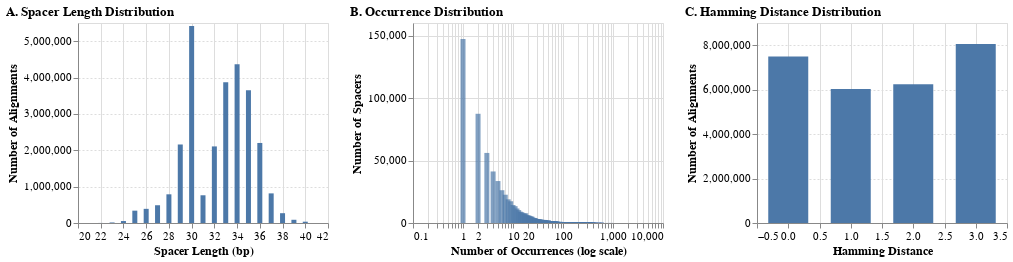

Here is the notebook cell this chart was saved with:
### Code cell
# Create distribution plots
combined_chart = plot_spacer_distributions(
    results_df=results_hamming3,
    spacer_counts_with_tools=spacer_counts_with_tools
)
combined_chart

### Figure 1 — Vega-Lite specification as saved in the notebook (floating-point values rounded to 4 significant figures; data arrays with more than 128 entries replaced by an {"elided": "..."} marker saying what was removed)
{"config": {"view": {"continuousWidth": 300, "continuousHeight": 300}, "axis": {"labelFontSize": 11, "titleFontSize": 12}, "title": {"anchor": "start", "fontSize": 13}}, "hconcat": [{"data": {"name": "data-8c2738d01d5e9d55349fed95ebf3b530"}, "mark": {"type": "bar"}, "encoding": {"x": {"axis": {"grid": true}, "field": "spacer_length", "title": "Spacer Length (bp)", "type": "quantitative"}, "y": {"axis": {"grid": true, "gridDash": [2, 2], "title": "Number of Alignments"}, "field": "count", "type": "quantitative"}}, "height": 200, "title": "A. Spacer Length Distribution", "width": 250}, {"data": {"name": "data-e8a00ea149409ed1c12e06b4944fef94"}, "mark": {"type": "bar", "opacity": 0.7}, "encoding": {"x": {"field": "n_occurrences", "scale": {"type": "log"}, "title": "Number of Occurrences (log scale)", "type": "quantitative"}, "y": {"field": "count", "title": "Number of Spacers", "type": "quantitative"}}, "height": 200, "title": "B. Occurrence Distribution", "width": 250}, {"data": {"name": "data-b7c39d90ea24de5db2e6c298eb8152dd"}, "mark": {"type": "bar", "width": 40}, "encoding": {"x": {"axis": {"grid": true}, "field": "distance_hamming", "title": "Hamming Distance", "type": "quantitative"}, "y": {"axis": {"grid": true, "gridDash": [2, 2], "title": "Number of Alignments"}, "field": "count", "type": "quantitative"}}, "height": 200, "title": "C. Hamming Distance Distribution", "width": 250}], "$schema": "https://vega.github.io/schema/vega-lite/v5.20.1.json", "datasets": {"data-8c2738d01d5e9d55349fed95ebf3b530": [{"spacer_length": 25, "count": 339409}, {"spacer_length": 29, "count": 2159084}, {"spacer_length": 34, "count": 4367880}, {"spacer_length": 24, "count": 53638}, {"spacer_length": 32, "count": 2106065}, {"spacer_length": 40, "count": 35864}, {"spacer_length": 35, "count": 3648333}, {"spacer_length": 27, "count": 488242}, {"spacer_length": 39, "count": 88567}, {"spacer_length": 22, "count": 1672}, {"spacer_length": 36, "count": 2201170}, {"spacer_length": 38, "count": 269628}, {"spacer_length": 26, "count": 389309}, {"spacer_length": 23, "count": 14580}, {"spacer_length": 33, "count": 3867889}, {"spacer_length": 37, "count": 814502}, {"spacer_length": 31, "count": 762394}, {"spacer_length": 41, "count": 1}, {"spacer_length": 30, "count": 5417777}, {"spacer_length": 28, "count": 788904}], "data-e8a00ea149409ed1c12e06b4944fef94": {"elided": "1205 records"}, "data-b7c39d90ea24de5db2e6c298eb8152dd": [{"distance_hamming": 1, "count": 6026861}, {"distance_hamming": 0, "count": 7488969}, {"distance_hamming": 2, "count": 6247560}, {"distance_hamming": 3, "count": 8051518}]}}
